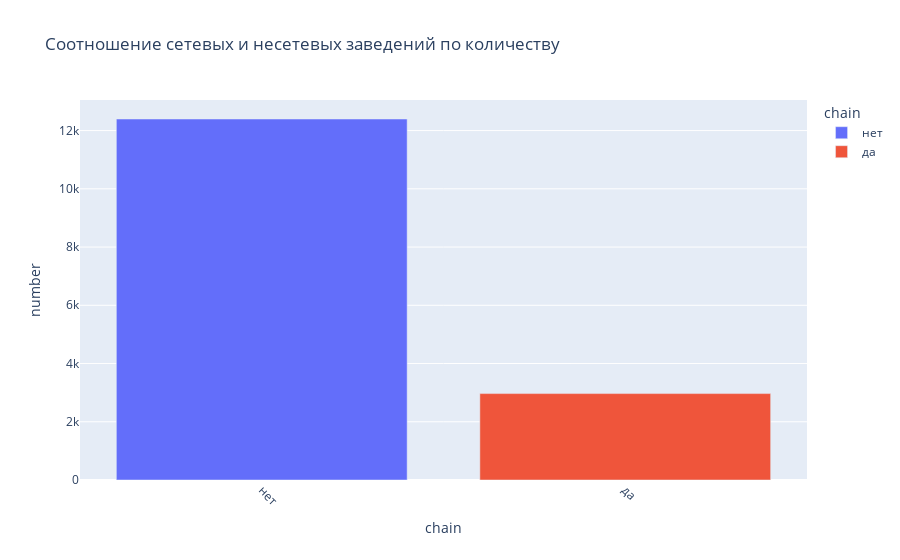

Notebook source saved alongside this figure:
### Code cell
chain_and_number
fig = px.bar(chain_and_number, x="chain", y="number",  color='chain', title='Cоотношение сетевых и несетевых заведений по количеству')
fig.update_xaxes(tickangle=45)
fig.show()

### Figure 1 — Plotly figure (JSON) as saved in the notebook; plotly's stock layout.template omitted (floating-point values rounded to 4 significant figures)
{"data": [{"alignmentgroup": "True", "hovertemplate": "chain=%{x}<br>number=%{y}<extra></extra>", "legendgroup": "нет", "marker": {"color": "#636efa"}, "name": "нет", "offsetgroup": "нет", "orientation": "v", "showlegend": true, "textposition": "auto", "type": "bar", "x": ["нет"], "xaxis": "x", "y": [12398], "yaxis": "y"}, {"alignmentgroup": "True", "hovertemplate": "chain=%{x}<br>number=%{y}<extra></extra>", "legendgroup": "да", "marker": {"color": "#EF553B"}, "name": "да", "offsetgroup": "да", "orientation": "v", "showlegend": true, "textposition": "auto", "type": "bar", "x": ["да"], "xaxis": "x", "y": [2968], "yaxis": "y"}], "layout": {"barmode": "relative", "legend": {"title": {"text": "chain"}, "tracegroupgap": 0}, "title": {"text": "Cоотношение сетевых и несетевых заведений по количеству"}, "xaxis": {"anchor": "y", "categoryarray": ["нет", "да"], "categoryorder": "array", "domain": [0, 1], "tickangle": 45, "title": {"text": "chain"}}, "yaxis": {"anchor": "x", "domain": [0, 1], "title": {"text": "number"}}}}
